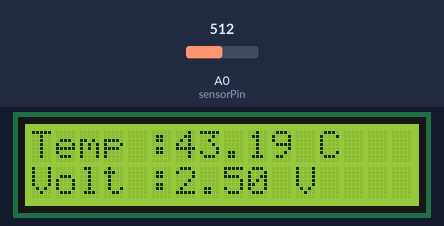
This program was run on a simulated Arduino Uno, built with avr-gcc and run on an emulated ATmega328P. On the bench: 16×2 character LCD. The test bench sets the inputs (shaded band); at power-on: A0 (sensorPin) = 512. What the program prints to the serial monitor is not drawn.

Above: at 1.3 s.
1.4 s: A0 (sensorPin) set to 716
At 2.4 s:
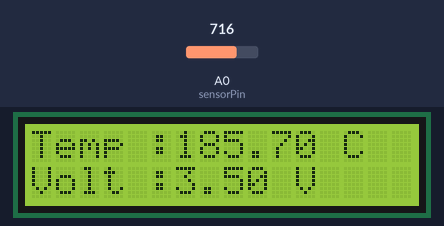
3.6 s: A0 (sensorPin) set to 574
At 5.3 s:
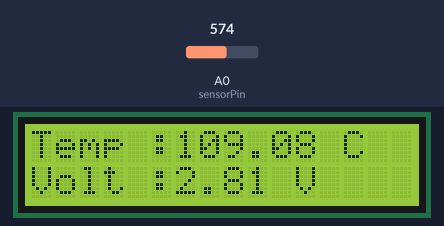
5.6 s: A0 (sensorPin) set to 549
At 7.5 s:
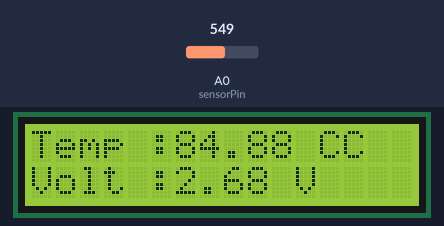
Timing chart, 0 to 9.0 s (numbered marks = the images above; inputs shaded):
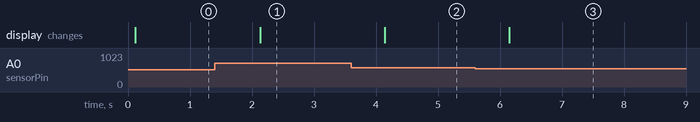

Measured:
- the behaviour switches between 565 and 564 on A0 (sensorPin) (found by bisection; images 2 and 3)
- after the input at 1.4 s, the display: changes after 0.73 s (image 1)
- after the input at 3.6 s, the display: changes after 0.54 s (image 2)
- after the input at 5.6 s, the display: changes after 0.55 s (image 3)

The program:

main.cpp
```cpp
#include <LiquidCrystal.h>

LiquidCrystal lcd(12, 11, 5,4,3,2);
const int sensorPin = A0;

void setup() {
  Serial.begin(9600);
  delay(50);
  lcd.begin(16, 2);
}

void loop() {
  int adcValue = analogRead(sensorPin);
  float voltage = (adcValue / 1023.0) * 5.0;
  float T = -1254.58871629 +787.24938821 * voltage -107.35266583 * voltage * voltage;

  lcd.setCursor(0,0);
  lcd.print("Temp :");
  lcd.print(T, 2);
  lcd.print(" C");
  lcd.setCursor(0, 1);
  lcd.print("Volt :");
  lcd.print(voltage, 2);
  lcd.print(" V");

  Serial.print("Voltage: ");
  Serial.print(voltage, 3);
  Serial.print("V | Temp: ");
  Serial.print(T, 2);
  Serial.println("C");

  delay(1000);
}
```
